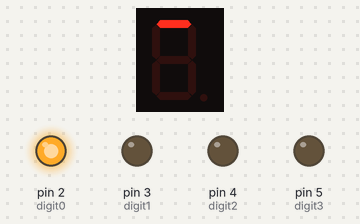
Recording of a sketch running on a simulated Arduino Uno, built with avr-gcc and run on an emulated ATmega328P. Parts: 1-digit seven-segment display, output pins drawn as LEDs (lit = HIGH). Wiring (inferred from the names in the program): 1-digit 7-segment display, segments lit when HIGH: segments pin 12, pin 11, pin 10, pin 9, pin 8, pin 7, pin 6. The segment pins are drawn as the display they are named for; pins used as bus, display or sensor lines are not drawn.

Above: at 0.3 s.
At 5.3 s:
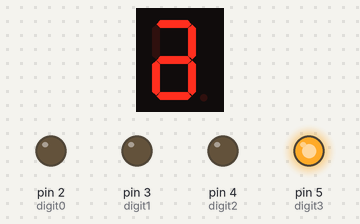
At 10.1 s:
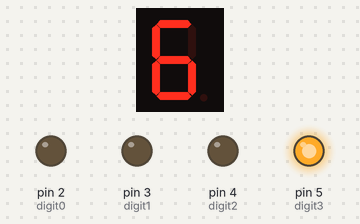
At 20.1 s:
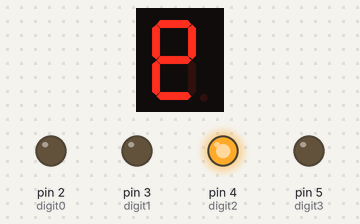
At 29.5 s:
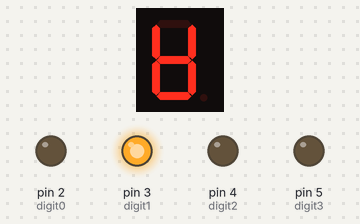
At 39.9 s:
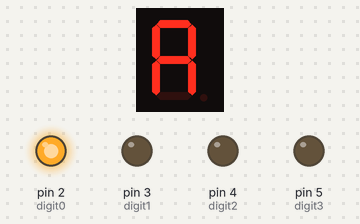
Timing chart, 0 to 40.0 s (numbered marks = the images above):
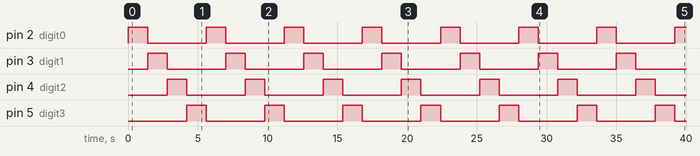

The sketch:

04_SevenSegmentWiringTest.ino
```cpp
// Test to make sure we understand and wired the 7-segment correctly.
// Should lit up every segment from right to left.
// Hari Wiguna, 2019

//== Input Pins ==
byte rollButton = A5;

//== Four-digit 7-Segment Display ==
byte digit0 = 2;
byte digit1 = 3;
byte digit2 = 4;
byte digit3 = 5;
byte segmentA = 12;
byte segmentB = 11;
byte segmentC = 10;
byte segmentD = 9;
byte segmentE = 8;
byte segmentF = 7;
byte segmentG = 6;

void SetupInputs() {
  pinMode(rollButton, INPUT_PULLUP);
}

void SetupOutputs() {
  //== Setup 7-segment display ==
  pinMode(digit0, OUTPUT);
  pinMode(digit1, OUTPUT);
  pinMode(digit2, OUTPUT);
  pinMode(digit3, OUTPUT);
  pinMode(segmentA, OUTPUT);
  pinMode(segmentB, OUTPUT);
  pinMode(segmentC, OUTPUT);
  pinMode(segmentD, OUTPUT);
  pinMode(segmentE, OUTPUT);
  pinMode(segmentF, OUTPUT);
  pinMode(segmentG, OUTPUT);
}

void Flash(byte segmentPin) {
  digitalWrite(segmentPin, LOW);
  delay(200);
  digitalWrite(segmentPin, HIGH);
}

void FlashAtoG(byte digitPin) {
  digitalWrite(digitPin, HIGH);

  Flash(segmentA);
  Flash(segmentB);
  Flash(segmentC);
  Flash(segmentD);
  Flash(segmentE);
  Flash(segmentF);
  Flash(segmentG);

  digitalWrite(digitPin, LOW);
}

void Test7Seg() {
  FlashAtoG(digit0);
  FlashAtoG(digit1);
  FlashAtoG(digit2);
  FlashAtoG(digit3);
}

void setup() {
  SetupInputs();
  SetupOutputs();
}

void loop() {
  Test7Seg();
}
```

Measured:
- by itself, pin 2 (digit0), pin 3 (digit1), pin 4 (digit2), pin 5 (digit3): alternates HIGH for 1.4 s and LOW for 4.2 s
